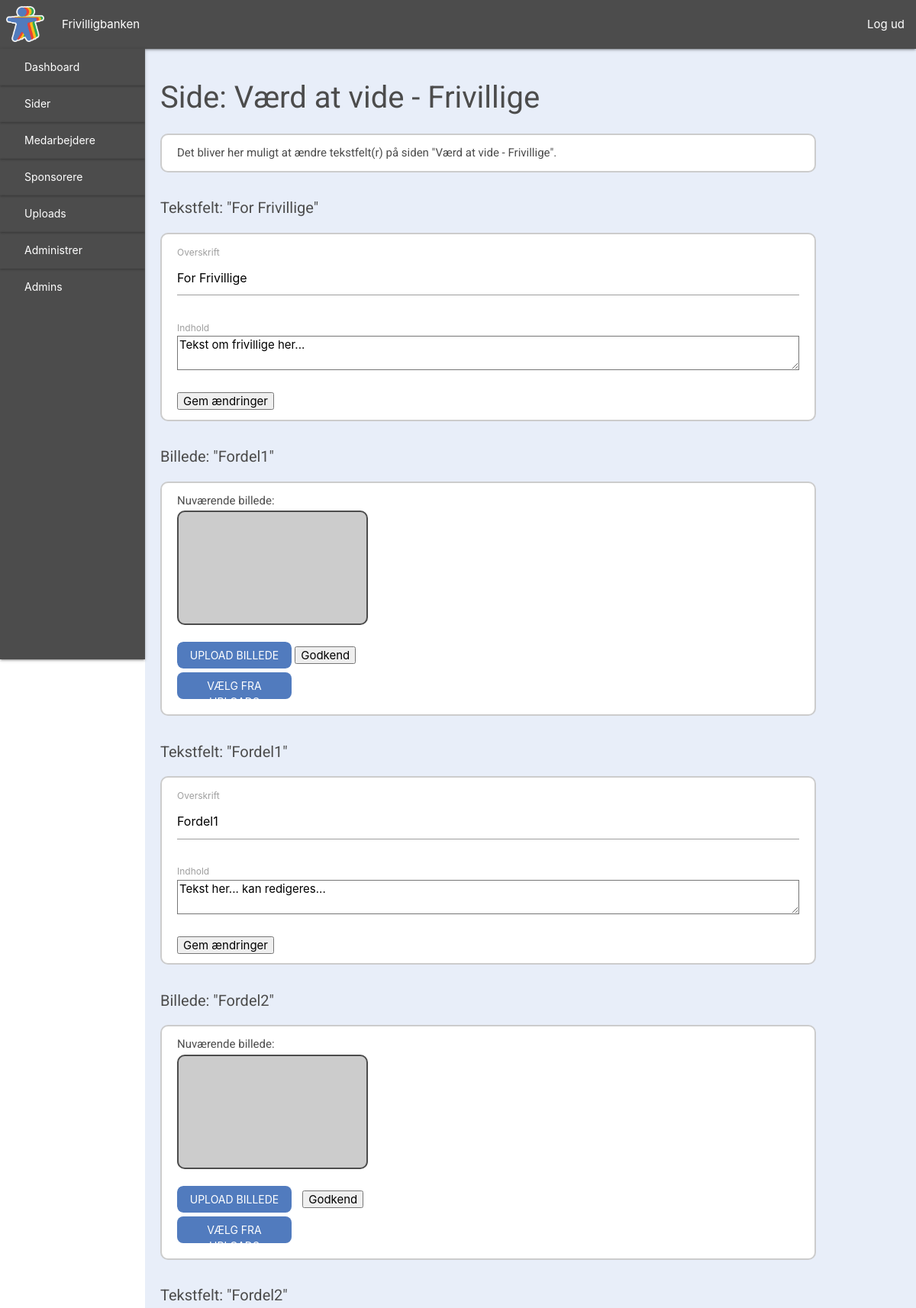
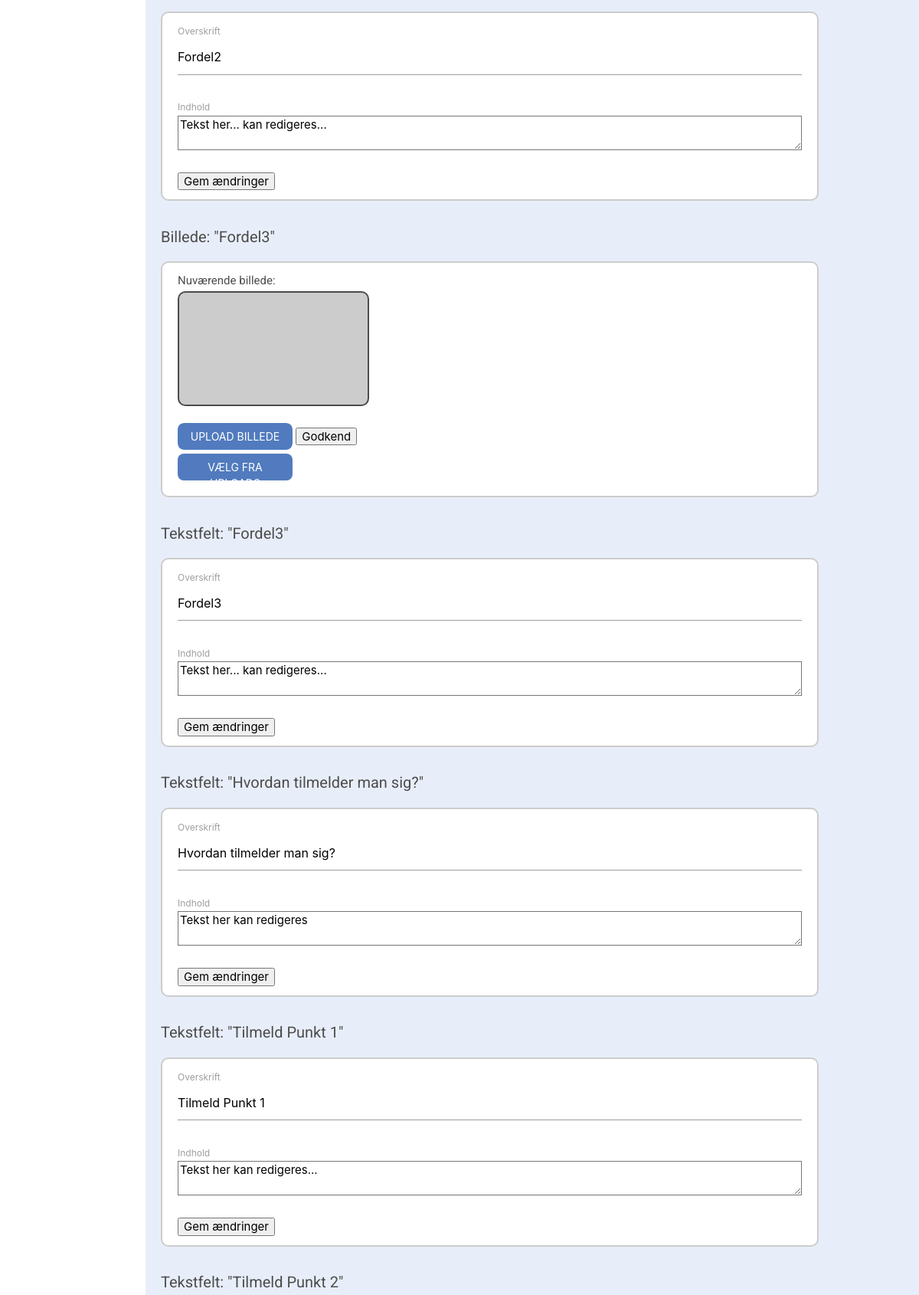
Page /side&for_frivillige (signed in, upper part) on the committed database (2 pictures, top to bottom).
### tables this page shows
CREATE TABLE textfield (
    TextFieldID INT NOT NULL AUTO_INCREMENT PRIMARY KEY,
    Page VARCHAR(255),
    FieldName VARCHAR(255),
    FieldContent VARCHAR(5000)
);

### view/backend/page_volunteers.php (the view, shortened to what this page needs)
<?php
require_once("view/backend/includes/header.php");
$dbCon = dbCon($user, $pass);
$query = $dbCon->prepare("SELECT * FROM `textField` WHERE TextFieldID = 5");
$query->execute();
$getvolunteertext1 = $query->fetch();
$dbCon = dbCon($user, $pass);
$query = $dbCon->prepare("SELECT * FROM `textField` WHERE TextFieldID = 22");
$query->execute();
$getvolunteertext2 = $query->fetch();
$dbCon = dbCon($user, $pass);
$query = $dbCon->prepare("SELECT * FROM `textField` WHERE TextFieldID = 23");
$query->execute();
$getvolunteertext3 = $query->fetch();
$dbCon = dbCon($user, $pass);
$query = $dbCon->prepare("SELECT * FROM `textField` WHERE TextFieldID = 24");
$query->execute();
$getvolunteertext4 = $query->fetch();
$dbCon = dbCon($user, $pass);
$query = $dbCon->prepare("SELECT * FROM `textField` WHERE TextFieldID = 25");
$query->execute();
$getvolunteertext5 = $query->fetch();
$dbCon = dbCon($user, $pass);
$query = $dbCon->prepare("SELECT * FROM `textField` WHERE TextFieldID = 26");
$query->execute();
$getvolunteertext6 = $query->fetch();
$dbCon = dbCon($user, $pass);
$query = $dbCon->prepare("SELECT * FROM `textField` WHERE TextFieldID = 27");
$query->execute();
$getvolunteertext7 = $query->fetch();
$dbCon = dbCon($user, $pass);
$query = $dbCon->prepare("SELECT * FROM `textField` WHERE TextFieldID = 27");
$query->execute();
$dbCon = dbCon($user, $pass);
$query = $dbCon->prepare("SELECT * FROM `imageField` WHERE ImageID = 9");
$query->execute();
$getvolunteerimage1 = $query->fetch();
$dbCon = dbCon($user, $pass);
$query = $dbCon->prepare("SELECT * FROM `imageField` WHERE ImageID = 10");
$query->execute();
$getvolunteerimage2 = $query->fetch();
$dbCon = dbCon($user, $pass);
$query = $dbCon->prepare("SELECT * FROM `imageField` WHERE ImageID = 11");
$query->execute();
$getvolunteerimage3 = $query->fetch();
?>
    <div id="dashboard">
        <?php require_once ("view/backend/includes/sidenav.php")?>
        <div id="dashboard-content">
            <h1>Side: Værd at vide - Frivillige</h1>
            <div id="dashboard-section1">
                <p>
                    Det bliver her muligt at ændre tekstfelt(r) på siden "Værd at vide - Frivillige".
                </p>
            </div>
            <h2>Tekstfelt: "<?php echo $getvolunteertext1['FieldName'] ?>"</h2>
            <div id="dashboard-section1">
                <p>
                <form method="POST" action="">
                    <label>Overskrift</label>
                    <input type="text" name="volunteer-headline1" value="<?php echo $getvolunteertext1['FieldName'] ?>">
                    <br><br>
                    <label>Indhold</label>
                    <textarea name="volunteer-text1" id="" cols="30" rows="10"><?php echo $getvolunteertext1['FieldContent'] ?></textarea>
                    <br><br>
                    <input type="submit" name="updateVolunteerText1" value="Gem ændringer">
                </form>
                </p>
            </div>
            <h2>Billede: "<?php echo $getvolunteertext2['FieldName'] ?>"</h2>
            <div id="dashboard-section1">
                <p>
                    Nuværende billede:
                <div id="current-image" style="background-image: url('<?php echo $getvolunteerimage1['Image'] ?>')"></div>
                </p>
                <form enctype="multipart/form-data" method="POST" action="">
                    <div class="upload-btn-wrapper">
                        <div id="imgUpload">Upload billede</div>
                    </div>
                    <input id="upload" type="submit" Value="Godkend" name="uploadVolunteerPic1">
                </form>
                <div id="imgUpload" onclick="showImages1()">Vælg fra Uploads</div>
            </div>
            <h2>Tekstfelt: "<?php echo $getvolunteertext2['FieldName'] ?>"</h2>
            <div id="dashboard-section1">
                <p>
                <form method="POST" action="">
                    <label>Overskrift</label>
                    <input type="text" name="volunteer-headline2" value="<?php echo $getvolunteertext2['FieldName'] ?>">
                    <br><br>
                    <label>Indhold</label>
                    <textarea name="volunteer-text2" id="" cols="30" rows="10"><?php echo $getvolunteertext2['FieldContent'] ?></textarea>
                    <br><br>
                    <input type="submit" name="updateVolunteerText2" value="Gem ændringer">
                </form>
                </p>
            </div>
            <h2>Billede: "<?php echo $getvolunteertext3['FieldName'] ?>"</h2>
            <div id="dashboard-section1">
                <p>
                    Nuværende billede:
                <div id="current-image" style="background-image: url('<?php echo $getvolunteerimage2['Image'] ?>')"></div>
                </p>
                <form enctype="multipart/form-data" method="POST" action="">
                    <div class="upload-btn-wrapper">
                        <div id="imgUpload">Upload billede</div>
                        <div id="upload-file-name2"></div>
                    </div>
                    <input id="upload" type="submit" Value="Godkend" name="uploadVolunteerPic2">
                </form>
                <div id="imgUpload" onclick="showImages2()">Vælg fra Uploads</div>
            </div>
            <h2>Tekstfelt: "<?php echo $getvolunteertext3['FieldName'] ?>"</h2>
            <div id="dashboard-section1">
                <p>
                <form method="POST" action="">
                    <label>Overskrift</label>
                    <input type="text" name="volunteer-headline3" value="<?php echo $getvolunteertext3['FieldName'] ?>">
                    <br><br>
                    <label>Indhold</label>
                    <textarea name="volunteer-text3" id="" cols="30" rows="10"><?php echo $getvolunteertext3['FieldContent'] ?></textarea>
                    <br><br>
                    <input type="submit" name="updateVolunteerText3" value="Gem ændringer">
                </form>
                </p>
            </div>
            <h2>Billede: "<?php echo $getvolunteertext4['FieldName'] ?>"</h2>
            <div id="dashboard-section1">
                <p>
                    Nuværende billede:
                <div id="current-image" style="background-image: url('<?php echo $getvolunteerimage3['Image'] ?>')"></div>
                </p>
                <form enctype="multipart/form-data" method="POST" action="">
                    <div class="upload-btn-wrapper">
                        <div id="imgUpload">Upload billede</div>
                    </div>
                    <input id="upload" type="submit" Value="Godkend" name="uploadVolunteerPic3">
                </form>
                <div id="imgUpload" onclick="showImages3()">Vælg fra Uploads</div>
            </div>
            <h2>Tekstfelt: "<?php echo $getvolunteertext4['FieldName'] ?>"</h2>
            <div id="dashboard-section1">
                <p>
                <form method="POST" action="">
                    <label>Overskrift</label>
                    <input type="text" name="volunteer-headline4" value="<?php echo $getvolunteertext4['FieldName'] ?>">
                    <br><br>
                    <label>Indhold</label>
                    <textarea name="volunteer-text4" id="" cols="30" rows="10"><?php echo $getvolunteertext4['FieldContent'] ?></textarea>
                    <br><br>
                    <input type="submit" name="updateVolunteerText4" value="Gem ændringer">
                </form>
                </p>
            </div>
            <h2>Tekstfelt: "<?php echo $getvolunteertext5['FieldName'] ?>"</h2>
            <div id="dashboard-section1">
                <p>
                <form method="POST" action="">
                    <label>Overskrift</label>
                    <input type="text" name="volunteer-headline5" value="<?php echo $getvolunteertext5['FieldName'] ?>">
                    <br><br>
                    <label>Indhold</label>
                    <textarea name="volunteer-text5" id="" cols="30" rows="10"><?php echo $getvolunteertext5['FieldContent'] ?></textarea>
                    <br><br>
                    <input type="submit" name="updateVolunteerText5" value="Gem ændringer">
                </form>
                </p>
            </div>
            <h2>Tekstfelt: "<?php echo $getvolunteertext6['FieldName'] ?>"</h2>
            <div id="dashboard-section1">
                <p>
                <form method="POST" action="">
                    <label>Overskrift</label>
                    <input type="text" name="volunteer-headline6" value="<?php echo $getvolunteertext6['FieldName'] ?>">
                    <br><br>
                    <label>Indhold</label>
                    <textarea name="volunteer-text6" id="" cols="30" rows="10"><?php echo $getvolunteertext6['FieldContent'] ?></textarea>
                    <br><br>
                    <input type="submit" name="updateVolunteerText6" value="Gem ændringer">
                </form>
                </p>
            </div>
            <h2>Tekstfelt: "<?php echo $getvolunteertext7['FieldName'] ?>"</h2>
        </div>
    </div>
<?php require_once("view/backend/includes/footer.php"); ?>

### view/backend/css/header.style.css (style rules this page uses)
h1, h2, h3, h4, p { color: #4C4C4C; font-family: 'Roboto', sans-serif; }

### view/backend/css/index.style.css (style rules this page uses)
#dashboard { display: flex; }
#dashboard-content { height: 100%; width: 90%; background-color: #E8EEF9; margin: 64px 0 0 190px; }
#dashboard-content h1 { font-size: 40px; margin-left: 20px; }
#dashboard-content h2 { font-size: 20px; margin-left: 20px; }
#dashboard-section1 { width: 85%; background-color: white; margin: 20px; padding: 20px; border-radius: 10px; border: 2px solid rgba(0,0,0,0.2) }
#dashboard-section1 p { margin: -8px 0; }
#current-image { height: 150px; width: 250px; background-size: cover; background-repeat: no-repeat; background-position: center; border: 2px solid #4C4C4C; border-radius: 10px; margin-top: 10px; }
.upload-btn-wrapper { margin: 30px 0 5px 0; position: relative; overflow: hidden; display: inline-flex; border-radius: 8px; text-align: left; }
#imgUpload { width: 150px; height: 35px; color: white; background-color: #517BBE; padding: 7px; text-align: center; border-radius: 8px; font-size: 14px; text-transform: uppercase; cursor: pointer; }
#upload-file-name, #upload-file-name2 { font-size: 14px; padding: 8px 5px; }

### rows in the picture
textfield: FieldName "For Frivillige", volunteer-headline1 "For Frivillige", volunteer-text1 "Tekst om frivillige her..."
textfield: FieldName "Fordel1", volunteer-headline2 "Fordel1", volunteer-text2 "Tekst her... kan redigeres..."
textfield: FieldName "Fordel2", volunteer-headline3 "Fordel2", volunteer-text3 "Tekst her... kan redigeres..."
textfield: FieldName "Fordel3", volunteer-headline4 "Fordel3", volunteer-text4 "Tekst her... kan redigeres..."
textfield: FieldName "Hvordan tilmelder man sig?", volunteer-headline5 "Hvordan tilmelder man sig?", volunteer-text5 "Tekst her kan redigeres"
textfield: FieldName "Tilmeld Punkt 1", volunteer-headline6 "Tilmeld Punkt 1", volunteer-text6 "Tekst her kan redigeres..."
textfield: FieldName "Tilmeld Punkt 2"
